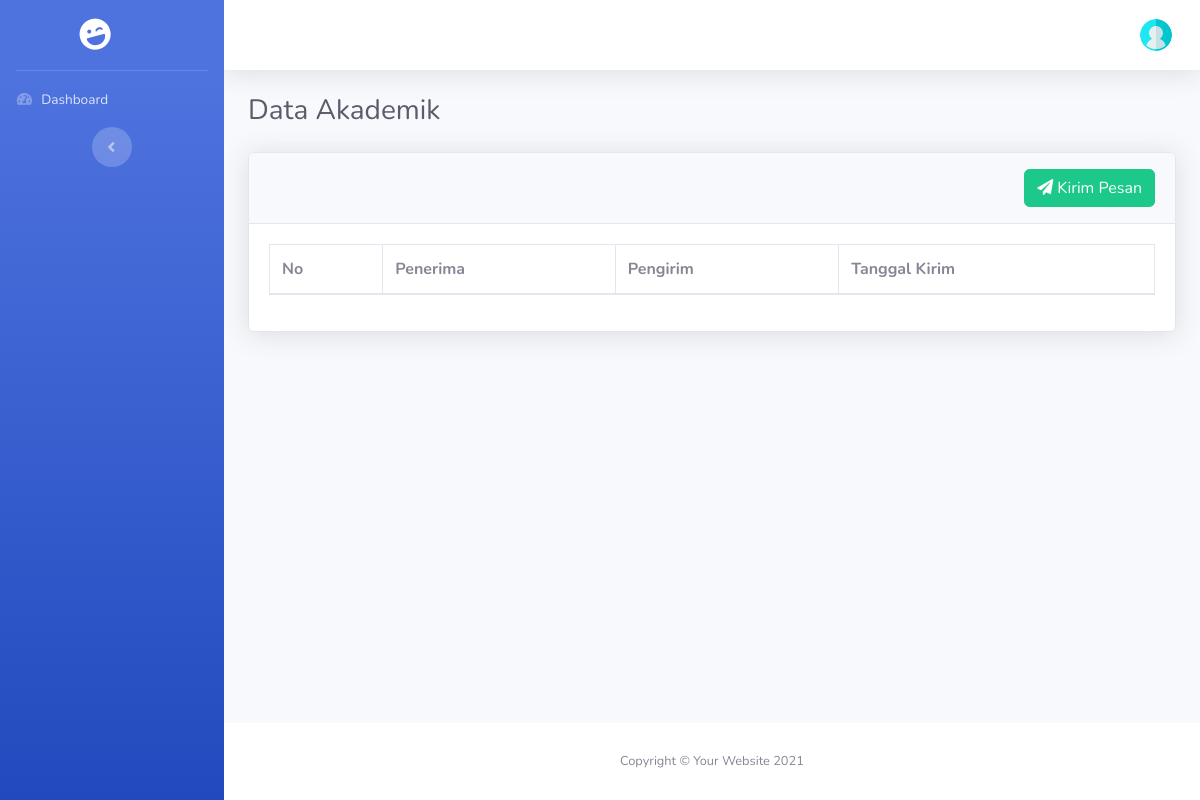
/index.php/admin/email, run on an earlier commit of the app's database.
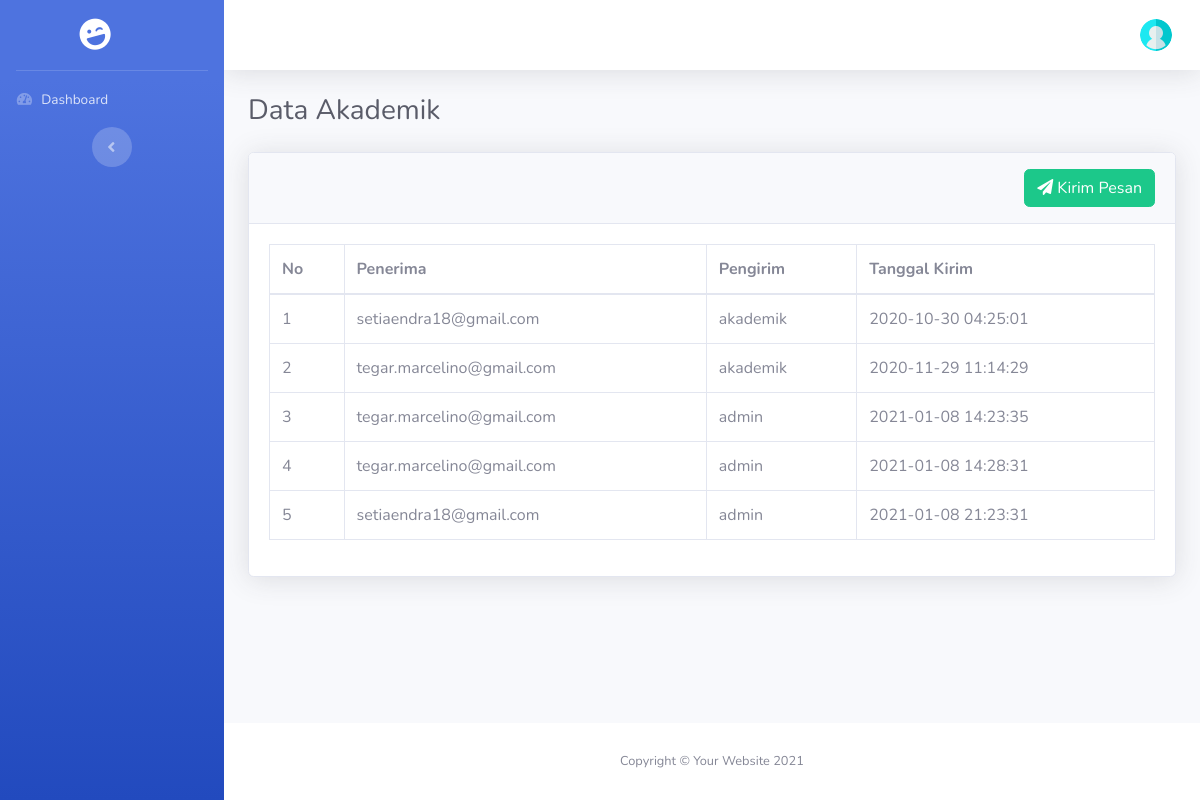
And on a later commit of the database.
### tables this page shows
CREATE TABLE `email` (
  `id` bigint NOT NULL AUTO_INCREMENT,
  `penerima` varchar(255) DEFAULT NULL,
  `pengirim` varchar(255) DEFAULT NULL,
  `isi` text,
  `tanggal_kirim` datetime DEFAULT NULL,
  PRIMARY KEY (`id`)
);

### application/controllers/Admin.php (called while the page is built, shortened)
<?php
class Admin extends CI_Controller
{
    function __construct()
    {
        $this->load->Model('M_admin','mod');
    }
    public function email()
    {
        $data['halaman']    = "Data Email";
        $data['email']      = $this->mod->m_get_all_email();
        $this->load->view('head.php', $data);
        $this->load->view('sidebar.php');
        $this->load->view('header.php');
        $this->load->view('admin/email/index', $data);
        $this->load->view('footer.php');
    }
}

### index.php (called while the page is built, shortened)
<?php
require_once BASEPATH.'core/CodeIgniter.php';

### application/models/M_admin.php (called while the page is built, shortened)
<?php
Class M_admin extends CI_Model
{
    public function m_get_all_email()
    {
        $this->db->select()
            ->from('email');
        $query = $this->db->get_compiled_select();
        $data  = $this->db->query($query)->result_array();
        return $data;
    }
}

### application/views/admin/email/index.php (the view, shortened to what this page needs)
<div class="container-fluid">
    <h1 class="h3 mb-4 text-gray-800">Data Akademik</h1>
    <div class="card shadow mb-4">
        <div class="card-header py-3">
            <button type="button" class="btn btn-success float-right" data-toggle="modal" data-target="#kirimEmail"><i class="fas fa-paper-plane"></i>&nbsp;Kirim Pesan</button>
        </div>
        <div class="card-body">
            <div class="table-responsive">
                <table class="table table-bordered" id="dataTable" width="100%" cellspacing="0">
                    <thead>
                        <tr>
                            <th>No</th>
                            <th>Penerima</th>
                            <th>Pengirim</th>
                            <th>Tanggal Kirim</th>
                        </tr>
                    </thead>
                    <tbody>
                        <?php
                            $i = 1;
                            foreach($email as $email):?>
                            <tr>
                                <td><?php echo $i;?></td>
                                <td><?php echo $email['penerima'];?></td>
                                <td><?php echo $email['pengirim'];?></td>
                                <td><?php echo $email['tanggal_kirim']?></td>
                            </tr>
                        <?php
                            $i++;
                            endforeach;?>
                    </tbody>
                </table>
            </div>
        </div>
    </div>
</div>

### application/views/head.php (shortened to what this page needs)
<!DOCTYPE html>
<html lang="en">
<head>
    <link href="<?php echo base_url('assets/')?>vendor/fontawesome-free/css/all.min.css" rel="stylesheet" type="text/css">
    <link rel="stylesheet" href="<?php echo base_url('assets/')?>vendor/jquery-ui/jquery-ui.min.css">
    <link rel="stylesheet" href="<?php echo base_url('assets/')?>vendor/jquery-ui/jquery-ui.theme.min.css">
    <link href="<?php echo base_url('assets/')?>css/sb-admin-2.min.css" rel="stylesheet">
    <link href="<?php echo base_url('assets/')?>css/mycss.css" rel="stylesheet">
</head>
<body id="page-top">
    <div id="wrapper">

### application/views/sidebar.php (shortened to what this page needs)
<ul class="navbar-nav bg-gradient-primary sidebar sidebar-dark accordion" id="accordionSidebar">
    <a class="sidebar-brand d-flex align-items-center justify-content-center" href="#">
        <div class="sidebar-brand-icon rotate-n-15">
            <i class="fas fa-laugh-wink"></i>
        </div>
    </a>
    <hr class="sidebar-divider my-0">
    <li class="nav-item <?php if($this->uri->segment(1)=="dashboard"){ echo "active"; }?>">
        <a class="nav-link" href="<?php echo base_url('dashboard')?>">
            <i class="fas fa-fw fa-tachometer-alt"></i>
            <span>Dashboard</span>
        </a>
    </li>
<div class="text-center d-none d-md-inline">
    <button class="rounded-circle border-0" id="sidebarToggle"></button>
</div>
</ul>

### application/views/header.php (shortened to what this page needs)
<div id="content-wrapper" class="d-flex flex-column">
  <div id="content">
    <nav class="navbar navbar-expand navbar-light bg-white topbar mb-4 static-top shadow">
      <ul class="navbar-nav ml-auto">
        <li class="nav-item dropdown no-arrow">
          <a class="nav-link dropdown-toggle" href="#" id="userDropdown" role="button" data-toggle="dropdown" aria-haspopup="true" aria-expanded="false">
            <img class="img-profile rounded-circle" src="<?php echo base_url('assets/img/user.png')?>">
          </a>
        </li>
      </ul>
    </nav>

### application/views/footer.php (shortened to what this page needs)
            </div>
            <footer class="sticky-footer bg-white">
                <div class="container my-auto">
                <div class="copyright text-center my-auto">
                    <span>Copyright &copy; Your Website <?php echo date("Y")?></span>
                </div>
                </div>
            </footer>
        </div>
    </div>
</body>
</html>

What changed in the data, as far as the page shows it:
added email: penerima "setiaendra18@gmail.com", pengirim "akademik", tanggal_kirim "2020-10-30 04:25:01"
added email: penerima "tegar.marcelino@gmail.com", pengirim "akademik", tanggal_kirim "2020-11-29 11:14:29"
added email: penerima "tegar.marcelino@gmail.com", pengirim "admin", tanggal_kirim "2021-01-08 14:23:35"
added email: penerima "tegar.marcelino@gmail.com", pengirim "admin", tanggal_kirim "2021-01-08 14:28:31"
added email: penerima "setiaendra18@gmail.com", pengirim "admin", tanggal_kirim "2021-01-08 21:23:31"
